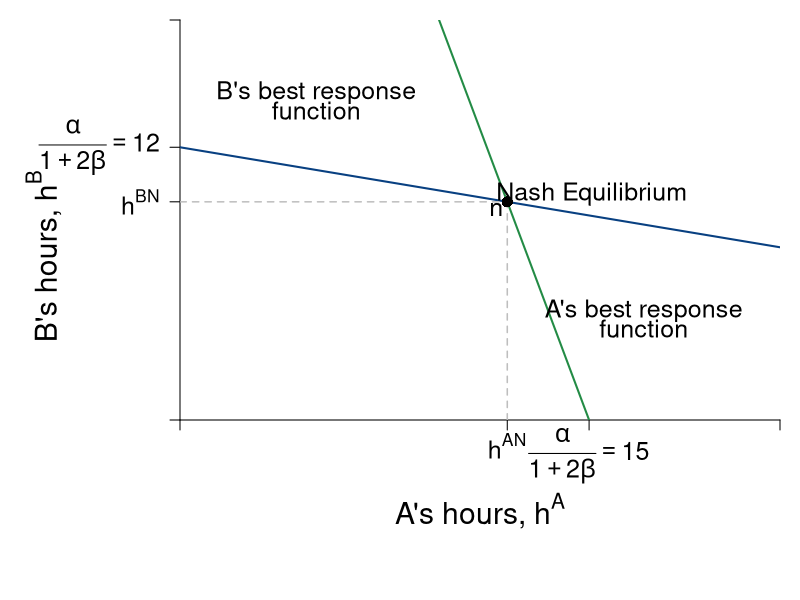

This chart was generated by the following R code:
require(shape)
pdf(file = "coordination_failures/coord_brfs_only_cournot.pdf", width = 9, height = 7)

#Set parameters for graphics
pointsize <- 1.8
axislabelsize <- 1.8
labelsize <- 1.5
namesize <- 1.8
annotatesize <- 1.5
graphlinewidth <- 2
segmentlinewidth <- 1.5

COL <- c("#7fc97f", "#beaed4", "#fdc086", "#ffff99", "#386cb0", "#f0027f", "#bf5b17", "#666666")
COLA <- c("#99d8c9","#66c2a4","#41ae76", "#238b45", "#005824")
COLB <- c("#4eb3d3", "#2b8cbe", "#0868ac","#084081")

par(mar =  c(9, 9, 1, 1))

uA <- function(ea, eb, alpha = 30, beta = 1/2) {
  (alpha - beta*(ea+eb))*ea - 0.5*(ea)^2
}

uB <- function(ea, eb, alpha = 30, beta = 1/2) {
  (alpha - beta*(ea+eb))*eb - 0.5*(eb)^2
}

brfB <- function(ea, alpha = 30, beta = 1/2) {
  (alpha - beta*ea)/(1 + 2*beta)
}

brfA <- function(ea, alpha = 30, beta = 1/2) {
  (alpha - ea*(1 + 2*beta))/(beta)
}

brfPE <- function(ea, alpha = 30, beta = 1/8) {
  alpha*(1 - beta*ea)
}

hANE <- function(alpha, beta = 1/2){
  alpha/(1 + 3*beta)
}

intercept1 <- function(alpha, beta = 1/2){
  alpha/(1 + 2*beta)
}

xlims <- c(0, 22)
ylims <- c(0, 22)

npts <- 501 

plot(0, 0, xlim = xlims, ylim = ylims, type = "n",
     xlab = expression(paste("")),
     ylab = expression(paste("")), 
     xaxt = "n", 
     yaxt = "n", 
     cex.lab = axislabelsize, 
     bty = "n",
     xaxs="i", 
     yaxs="i")

ticksy <- c(0, hANE(alpha = 30), intercept1(alpha = 30), ylims[2])
ylabels <- c(NA,  expression(paste(h^{BN})), expression(paste(frac(alpha, 1 + 2*beta) == 12)), NA)
ticksx <- c(0, hANE(alpha = 30), intercept1(alpha = 30), xlims[2])
xlabels <- c(NA, expression(paste(h^{AN})), expression(paste(frac(alpha, 1 + 2*beta) == 15)), NA)

axis(1, at = ticksx,  pos = 0, labels = FALSE)
text(x = c(0, hANE(alpha = 30), intercept1(alpha = 30), xlims[2]), par("usr")[3] - 0.4, labels = xlabels, srt = 0, pos = 1, xpd = TRUE, cex = labelsize)

axis(2, at = ticksy, pos = 0, labels = ylabels, las = 1, cex.axis = labelsize)

npts <- 500 
xx1 <- seq(xlims[1], xlims[2], length.out = npts)
xx2 <- seq(9.4, 10.55, length.out = npts)


lines(xx1, brfA(xx1, alpha = 30, beta = 1/2), col = COLA[4], lwd = graphlinewidth)
lines(xx1, brfB(xx1, alpha = 30, beta = 1/2), col = COLB[4], lwd = graphlinewidth)


text(0.5*xlims[2], -5, expression(paste("A's hours, ", h^A)), xpd = TRUE, cex = axislabelsize)
text(-5, 9, expression(paste("B's hours, ", h^B)), xpd = TRUE, cex = axislabelsize, srt = 90) 


segments(0, 12, 12, 12, lty = 2, col = "gray" , lwd = segmentlinewidth)
segments(12, 0, 12, 12, lty = 2, col = "gray" , lwd = segmentlinewidth)


#Label Nash Equilibrium 
points(hANE(alpha = 30), hANE(alpha = 30), pch = 16, col = "black", cex = 1.5)
text(hANE(alpha = 31.5) + 2.5, hANE(alpha = 30) + 0.4, expression(paste("Nash Equilibrium")), cex = labelsize)
text(hANE(alpha = 30) - 0.4, hANE(alpha = 30) - 0.4, expression(paste(n)), cex = labelsize)


#B's brf
text(5, 18, expression(paste("B's best response")), cex = labelsize)
text(5, 17, expression(paste("function")), cex = labelsize)
#text(5, 15.2, expression(paste(h^B*(h^A) == frac(alpha - beta*h^A, 1 + 2*beta) )), cex = labelsize)

#A's brf
text(17, 6, expression(paste("A's best response")), cex = labelsize)
text(17, 5, expression(paste("function")), cex = labelsize)
#text(17, 3.2, expression(paste(h^A*(h^B) == frac(alpha - beta*h^B, 1 + 2*beta) )), cex = labelsize)


dev.off()
